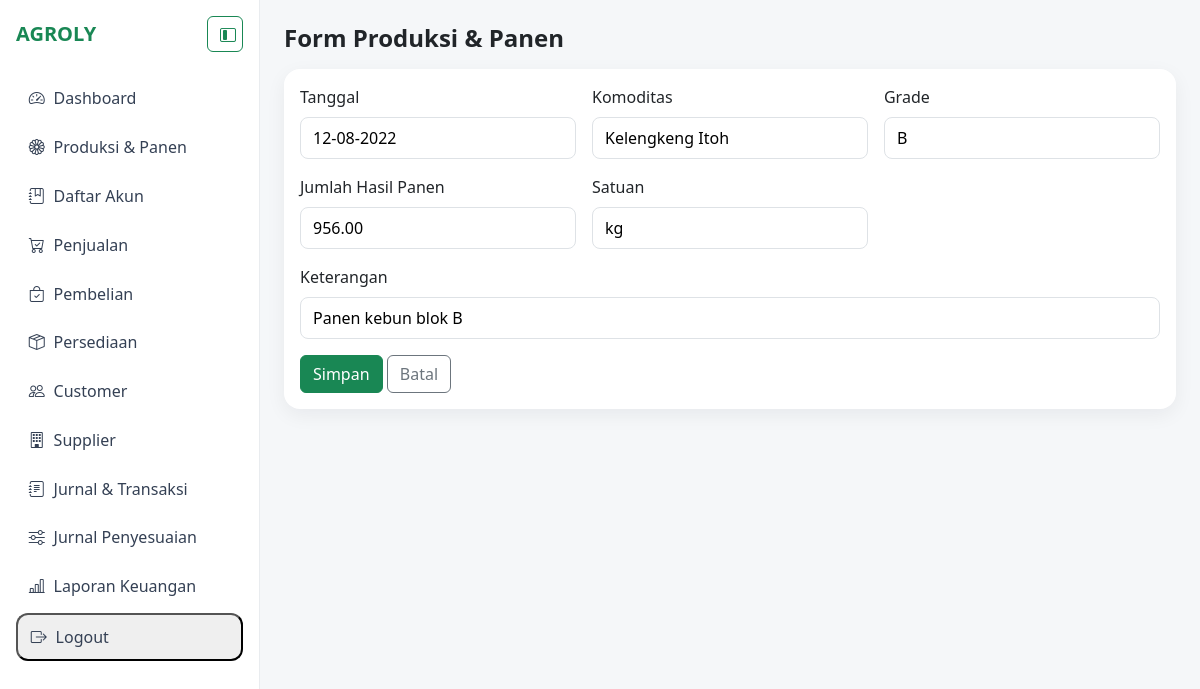
/produksi-panen/2/edit/ (signed in), run on the app's committed database.
### agroly/produksi_panen/models.py (models this page shows)
class ProduksiPanen(models.Model):
    tanggal = models.DateField()
    komoditas = models.CharField(max_length=120)
    grade = models.CharField(max_length=30)
    jumlah_hasil_panen = models.DecimalField(max_digits=18, decimal_places=2)
    satuan = models.CharField(max_length=30, default="kg")
    keterangan = models.CharField(max_length=255, blank=True)
    class Meta:
        db_table = "produksi_panen"
        ordering = ["-tanggal", "-id"]

### agroly/produksi_panen/views.py (the view, shortened to what this page needs)
# urls.py: path("<int:pk>/edit/", ProduksiPanenUpdateView.as_view(), name="edit"),
class ProduksiPanenUpdateView(LoginRequiredMixin, UpdateView):
    model = ProduksiPanen
    form_class = ProduksiPanenForm
    template_name = "produksi_panen/form.html"
    success_url = reverse_lazy("produksi_panen:list")

### agroly/produksi_panen/forms.py
class ProduksiPanenForm(forms.ModelForm):
    class Meta:
        model = ProduksiPanen
        fields = ["tanggal", "komoditas", "grade", "jumlah_hasil_panen", "satuan", "keterangan"]

### templates/produksi_panen/form.html (shortened to what this page needs)
{% extends "base.html" %}
{% block content %}
<h4 class="fw-bold mb-3">Form Produksi & Panen</h4>
<div class="card kartu p-3">
  <form method="post">
    <div class="row g-3 mb-3">
      <div class="col-md-4">
        <label class="form-label">Tanggal</label>
        {{ form.tanggal }}
      </div>
      <div class="col-md-4">
        <label class="form-label">Komoditas</label>
        {{ form.komoditas }}
      </div>
      <div class="col-md-4">
        <label class="form-label">Grade</label>
        {{ form.grade }}
      </div>
      <div class="col-md-4">
        <label class="form-label">Jumlah Hasil Panen</label>
        {{ form.jumlah_hasil_panen }}
      </div>
      <div class="col-md-4">
        <label class="form-label">Satuan</label>
        {{ form.satuan }}
      </div>
      <div class="col-md-12">
        <label class="form-label">Keterangan</label>
        {{ form.keterangan }}
      </div>
    </div>
    <button class="btn btn-success">Simpan</button>
    <a class="btn btn-outline-secondary" href="{% url 'produksi_panen:list' %}">Batal</a>
  </form>
</div>
{% endblock %}

### templates/base.html (style rules this page uses)
body { background:#f5f7f9; }
.kartu { border:0; border-radius:1rem; box-shadow:0 6px 20px rgba(16,24,40,.06); transition:all .3s ease; }
.kartu input:not([type="checkbox"]):not([type="radio"]), .kartu select, .kartu textarea { width:100%; border:1px solid #dee2e6; border-radius:.5rem; padding:.5rem .75rem; }

### data on the page
ProduksiPanen: tanggal "12-08-2022", komoditas "Kelengkeng Itoh", grade "B", jumlah_hasil_panen "956.00", satuan "kg", keterangan "Panen kebun blok B"
